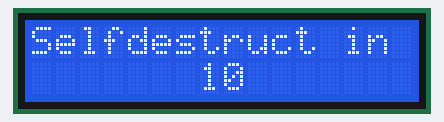
The sketch below on a simulated Arduino Uno, built with avr-gcc and run on an emulated ATmega328P. Shown: 16×2 character LCD.

Above: at 0.1 s.
At 1.2 s:
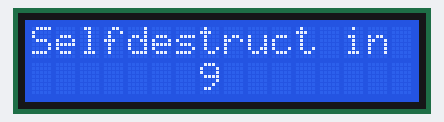
At 3.2 s:
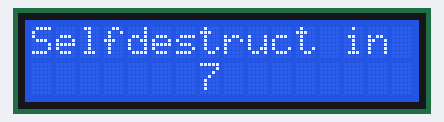
At 5.2 s:
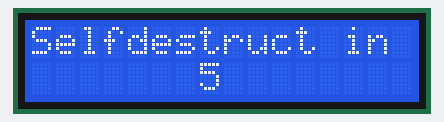
At 7.3 s:
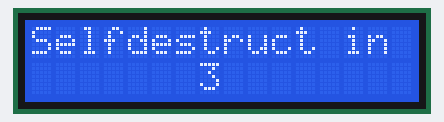
At 10.3 s:
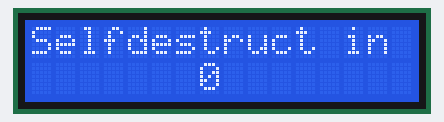

Measured:
- by itself, everything shown: repeats every 11.2 s, in 11 steps
- what the display in image 2 shows lasts 1.1 s, from 3.1 s to 4.2 s

The sketch:

LCDI2C.ino
```cpp
#include <Wire.h>
#include <LiquidCrystal_I2C.h>

LiquidCrystal_I2C lcd(0x27,16,2);

void setup() {
  lcd.init();
  lcd.backlight();
}

void loop() {
  for (int i = 10; i >= 0; i--) {
    lcd.clear();
    lcd.print("Selfdestruct in ");
    lcd.setCursor(7,1);
    lcd.print(i);
    delay(1000);
  }
}
```
